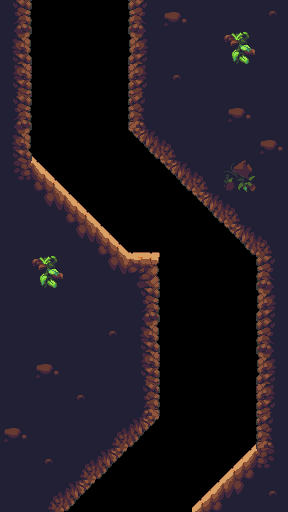

This game map was drawn from its Tiled (.tmx) file and the tilesets committed beside it. A one-line description and the full map source follow:
An orthogonal 9x16 tile map with 32x32 px tiles, 1 tile layer (Tile Layer 1) and 11 objects.

<map version="1.0" orientation="orthogonal" renderorder="right-down" width="9" height="16" tilewidth="32" tileheight="32" nextobjectid="23">
 <tileset firstgid="1" name="jungleset" tilewidth="32" tileheight="32" tilecount="512" columns="32">
  <image source="../images/map1.png" trans="ffffff" width="1024" height="512" />
 </tileset>
 <layer name="Tile Layer 1" width="9" height="16">
  <data encoding="csv">
14,0,0,0,13,177,146,146,210,
46,0,0,0,45,146,146,209,146,
78,0,0,0,77,210,146,146,146,
14,0,0,0,109,146,146,177,146,
46,8,0,0,358,326,146,146,177,
269,40,8,0,0,358,326,178,146,
146,72,40,8,0,0,358,326,146,
146,146,72,40,259,0,0,358,326,
146,209,146,72,291,0,0,0,13,
146,146,146,146,14,0,0,0,45,
146,146,146,210,46,0,0,0,13,
146,177,146,146,78,0,0,0,45,
146,146,210,146,110,0,0,0,77,
177,146,146,327,359,0,0,7,109,
146,210,327,359,0,0,7,39,270,
146,327,359,0,0,0,39,71,210
</data>
 </layer>
 <objectgroup name="collision">
  <object id="5" x="0" y="-32">
   <polygon points="0,0 32,0 32,544 0,544" />
  </object>
  <object id="9" x="128" y="256">
   <polygon points="0,0 32,0 32,32" />
  </object>
  <object id="10" x="128" y="-32">
   <polygon points="0,0 160,0 160,320 0,160" />
  </object>
  <object id="11" x="256" y="256">
   <polygon points="0,0 0,256 32,256 32,32" />
  </object>
  <object id="14" x="32" y="-32">
   <polygon points="0,0 96,0 64,-32" />
  </object>
  <object id="17" x="256" y="448">
   <polygon points="0,0 -64,64 -64,96 0,96" />
  </object>
  <object id="18" x="32" y="160">
   <polygon points="0,0 128,128 128,256 32,352 0,352" />
  </object>
  <object id="21" x="32" y="512">
   <polygon points="0,0 0,64 32,64 32,0" />
  </object>
  <object id="22" x="64" y="576">
   <polygon points="0,0 128,0 128,-32 0,-32" />
  </object>
 </objectgroup>
 <objectgroup name="spawners" visible="0">
  <object id="1" x="47" y="-20">
   <polyline points="0,0 54,1" />
  </object>
 </objectgroup>
 <objectgroup name="wallsensor" visible="0">
  <object id="3" x="32" y="-32">
   <polyline points="0,0 0,192 96,288 128,288 128,448 0,576 128,576 224,480 224,288 96,160 96,0 0,0" />
  </object>
 </objectgroup>
</map>
